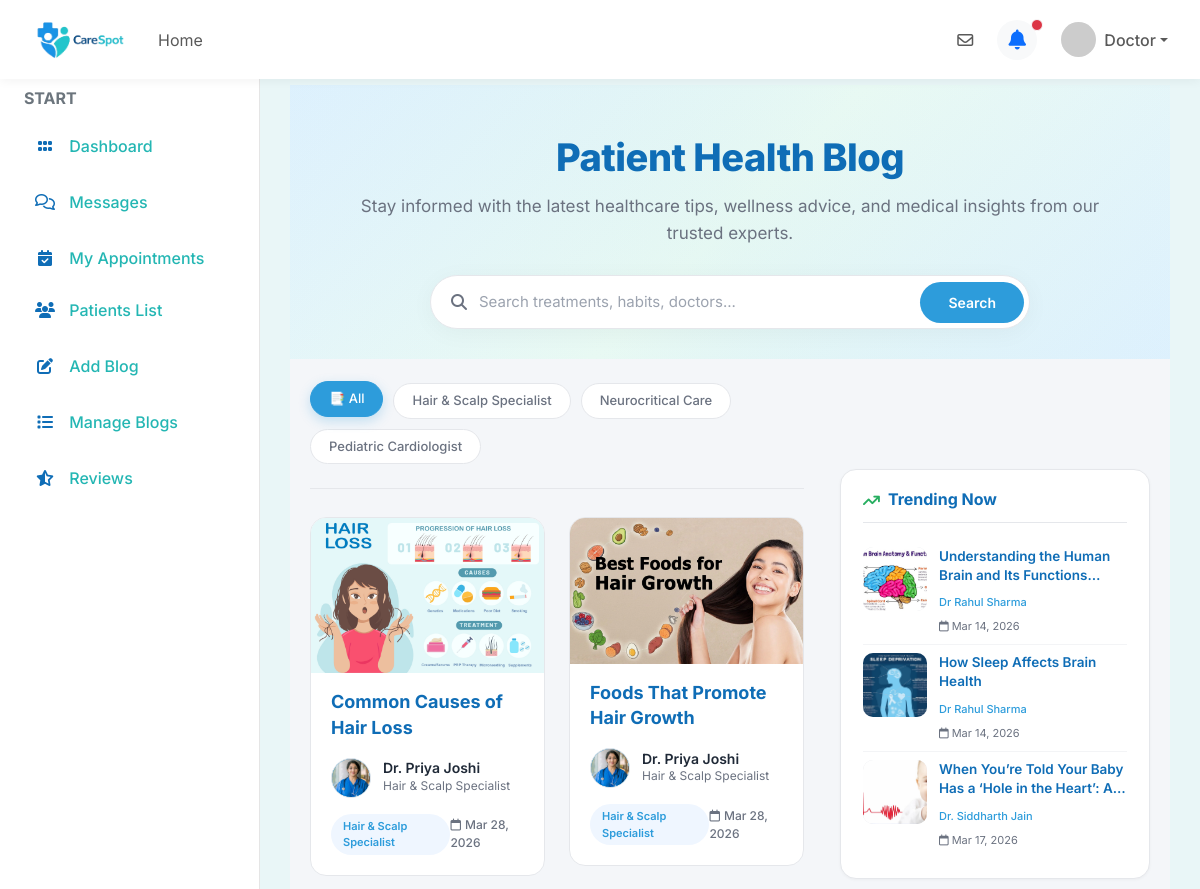
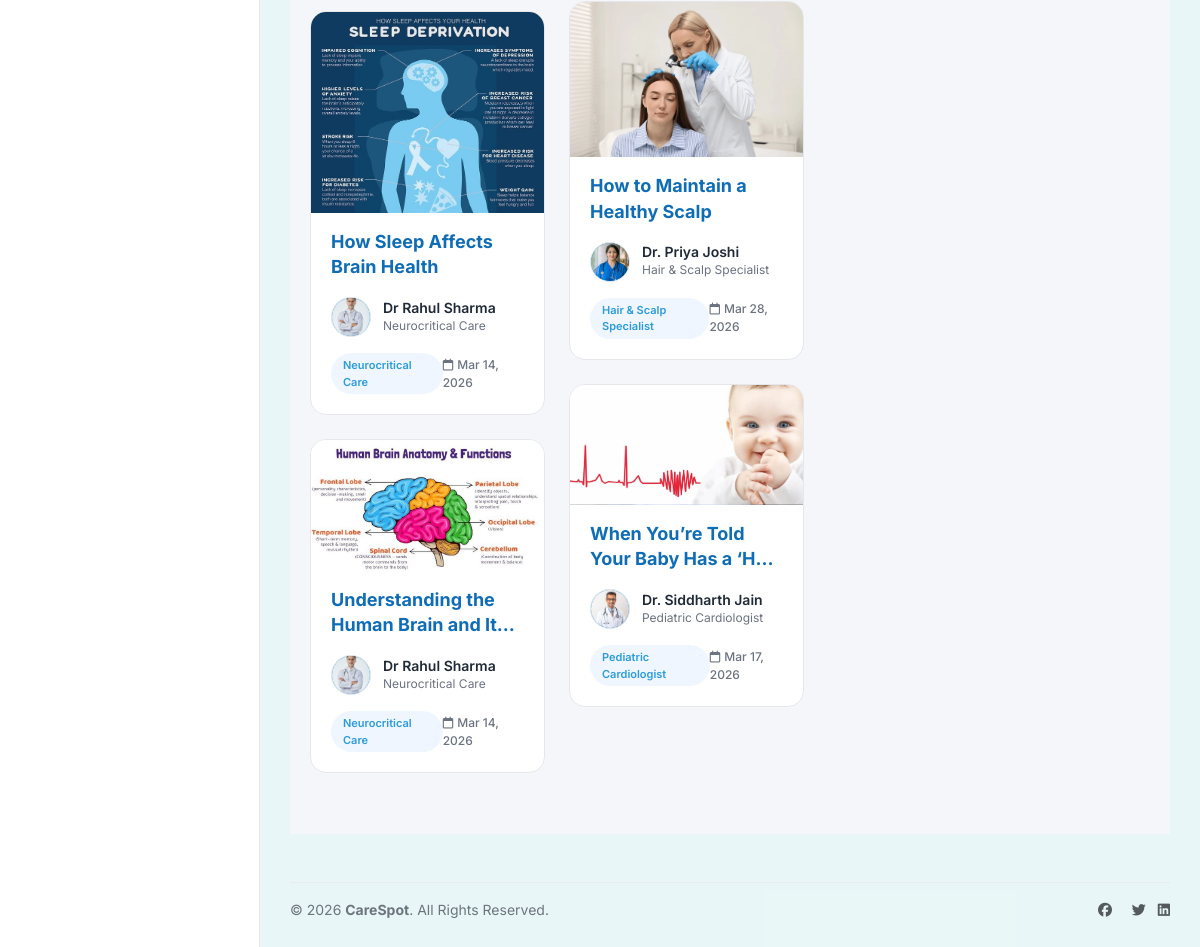
/patientBlogs/, run on an earlier commit of the app's database (2 pictures, top to bottom).
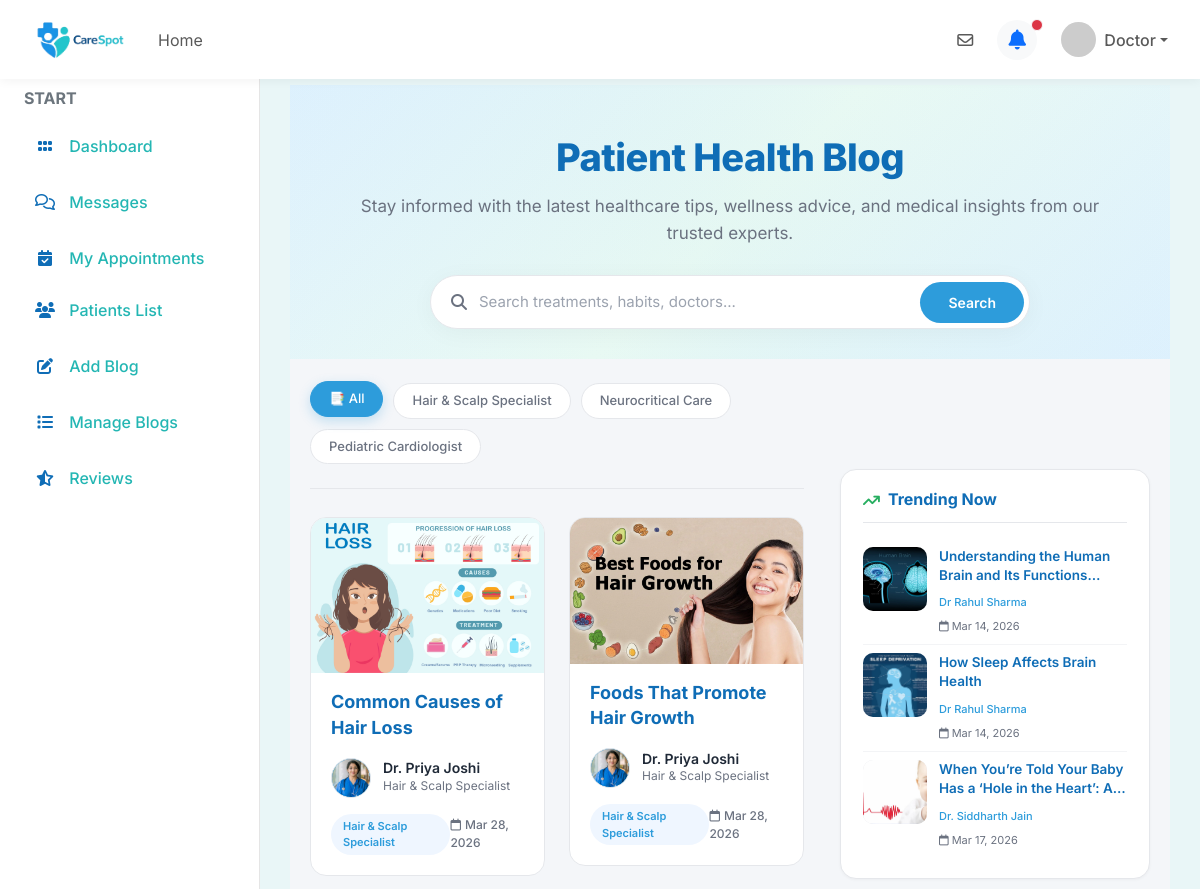
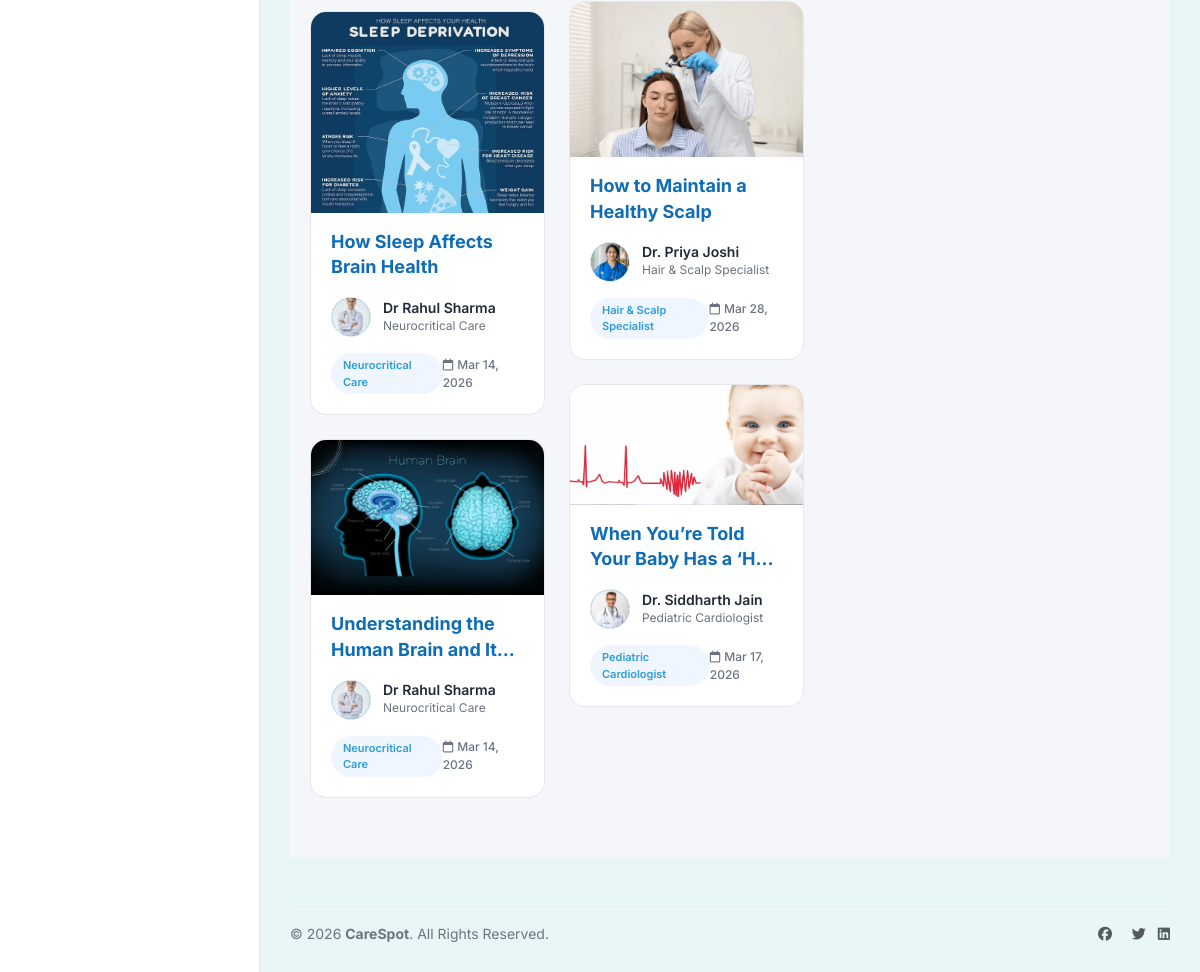
And on a later commit of the database (2 pictures, top to bottom).
### user/models.py (models this page shows, shortened)
class tblSubcategory(models.Model):
    subcategoryID=models.AutoField(primary_key=True)
    subcategoryName=models.TextField(max_length=50)
    CategoryID=models.ForeignKey(tblCategory,on_delete=models.CASCADE)

class tblDoctorPost(models.Model):
    doctorPostID=models.AutoField(primary_key=True)
    doctorID=models.ForeignKey(tblDoctor,on_delete=models.CASCADE)
    title=models.TextField(max_length=100)
    description=models.TextField(max_length=500)
    thumbnail=models.ImageField(upload_to='images/')
    createDT=models.DateTimeField(auto_now_add=True)

class tblDoctor(models.Model):
    doctorID=models.AutoField(primary_key=True)
    userID=models.ForeignKey(tblUser,on_delete=models.CASCADE)
    displayName=models.TextField(max_length=50)
    displayContact=models.TextField(max_length=15)
    bio=models.TextField(max_length=500)
    subcategoryID=models.ForeignKey(tblSubcategory,on_delete=models.CASCADE)
    displayAddress=models.TextField(max_length=100)
    yearOfExperience=models.IntegerField()
    licenseNo=models.TextField(max_length=50)
    documents=models.FileField(upload_to='doctor_documents/')
    mode=models.IntegerField(default=1)
    consultationFees=models.DecimalField(max_digits=10, decimal_places=2, default=10.00)
    approval_status = models.CharField(max_length=20, default='pending', choices=[('pending', 'Pending'), ('approved', 'Approved'), ('rejected', 'Rejected')])

class tblUser(models.Model):
    userID=models.AutoField(primary_key=True)
    userName=models.TextField(max_length=50)
    password=models.TextField(max_length=10)
    registrationDT=models.DateTimeField(auto_now_add=True)
    profilePic=models.ImageField(upload_to='images/')
    email=models.TextField(max_length=100)
    mobileNumber=models.TextField(max_length=15)
    cityID=models.ForeignKey(tblCity,on_delete=models.CASCADE)
    IsDoctor=models.BooleanField(default=False)
    last_seen=models.DateTimeField(null=True, blank=True)

### user/views.py (the view)
# urls.py: path('patientBlogs/',views.patientBlogs , name='patientBlogs'),
def patientBlogs(request):
    user_id = request.session.get('user_id')
    is_following_anyone = False
    user = None
    c = None
    is_patient = False
    if user_id:
        user = tblUser.objects.filter(userID=user_id).first()
        if user:
            c = tblClient.objects.filter(userID=user.userID).first()
            if c:
                is_patient = True
    if is_patient:
        followed = tblFollow.objects.filter(userID=user).values_list('doctorID', flat=True)
        if followed.exists():
            is_following_anyone = True
            blogs = tblDoctorPost.objects.filter(doctorID__in=followed).order_by('?')
        else:
            is_following_anyone = False
            blogs = tblDoctorPost.objects.none()
    else:
        blogs = tblDoctorPost.objects.all().order_by('?')
    all_blog_categories = tblDoctorPost.objects.exclude(
        doctorID__subcategoryID__isnull=True
    ).values_list(
        'doctorID__subcategoryID__subcategoryName', flat=True
    ).distinct().order_by('doctorID__subcategoryID__subcategoryName')
    dynamic_tags = [cat for cat in all_blog_categories if cat]
    search_query = request.GET.get('search', '').strip()
    category_filter = request.GET.get('category', '').strip()
    if search_query:
        blogs = blogs.filter(
            models.Q(title__icontains=search_query) |
            models.Q(description__icontains=search_query) |
            models.Q(doctorID__subcategoryID__subcategoryName__icontains=search_query)
        )
    if category_filter:
        blogs = blogs.filter(
            doctorID__subcategoryID__subcategoryName=category_filter
        )
    trending_blogs = tblDoctorPost.objects.annotate(
        comment_count=models.Count('tblcomments', distinct=True),
        review_count=models.Count('doctorID__tblreview', distinct=True)
    ).order_by('-comment_count', '-review_count')[:3]
    c = None
    is_patient = False
    if user:
        c = tblClient.objects.filter(userID=user.userID).first()
        if c:
            is_patient = True
    if is_patient:
        base_template = 'patient_base.html'
    else:
        base_template = 'base.html'
    data = {
        'blogs': blogs,
        'trending_blogs': trending_blogs,
        'is_following_anyone': is_following_anyone,
        'recent_posts': tblDoctorPost.objects.all().order_by('-createDT')[:5],
        'user': user,
        'client': c,
        'base_template': base_template,
        'is_patient': is_patient,
        'search_query': search_query,
        'dynamic_tags': dynamic_tags,
        'category_filter': category_filter,
    }
    return render(request, 'patient_blogs.html', data)

### user/templates/patient_blogs.html (shortened to what this page needs)
{% extends base_template %}
{% block content %}
<div class="blog-page-wrapper">
  <div class="blog-hero-section">
    <div class="blog-hero-inner">
      <h1>Patient Health Blog</h1>
      <p>Stay informed with the latest healthcare tips, wellness advice, and medical insights from our trusted experts.</p>
      <form method="GET">
        <div class="blog-search-bar">
          <i class="fa-solid fa-magnifying-glass search-icon"></i>
          <input id="autocomplete-input" name="search" type="text" placeholder="Search treatments, habits, doctors..." value="{{ search_query|default_if_none:'' }}" />
          <button type="submit">Search</button>
        </div>
      </form>
    </div>
  </div>
  <div class="blog-page-layout">
    <div class="blog-content-main" id="dynamic-content">
      <div class="blog-categories">
        <a href="?" class="blog-cat-pill {% if not category_filter and not search_query %}active{% endif %}">📑 All</a>
        {% for tag in dynamic_tags %}
          <a href="?category={{ tag|urlencode }}" class="blog-cat-pill {% if category_filter == tag %}active{% endif %}">{{ tag }}</a>
        {% endfor %}
      </div>
      {% if blogs %}
        <div class="masonry-grid">
          {% for blog in blogs %}
          <a href="{% url 'doctorPostDetails' blog.doctorPostID %}" class="masonry-card">
            <div class="masonry-card-img-container">
              {% if blog.thumbnail %}
                <img class="masonry-card-img" src="{{ blog.thumbnail.url }}" alt="{{ blog.title }}" onerror="this.src='https://images.unsplash.com/photo-1576091160399-112ba8d25d1d?w=800&auto=format&fit=crop&q=60';" />
              {% else %}
                <img class="masonry-card-img" src="https://images.unsplash.com/photo-1576091160399-112ba8d25d1d?w=800&auto=format&fit=crop&q=60" alt="Healthcare" />
              {% endif %}
            </div>
            <div class="masonry-card-content">
              <div class="masonry-card-topic">
                <h3>{{ blog.title }}</h3>
              </div>
              <div class="masonry-card-doctor">
                {% if blog.doctorID.userID.profilePic %}
                  <img class="masonry-card-doctor-avatar" src="{{ blog.doctorID.userID.profilePic.url }}" alt="{{ blog.doctorID.displayName }}" onerror="this.style.display='none';this.nextElementSibling.style.display='flex';" />
                {% else %}
                  <div class="masonry-card-doctor-avatar-placeholder">{{ blog.doctorID.displayName|make_list|first|upper }}</div>
                {% endif %}
                <div>
                  <div class="masonry-card-doctor-name">{{ blog.doctorID.displayName }}</div>
                  {% if blog.doctorID.subcategoryID %}
                    <div class="masonry-card-doctor-spec">{{ blog.doctorID.subcategoryID.subcategoryName }}</div>
                  {% endif %}
                </div>
              </div>
              <div class="masonry-card-footer">
                {% if blog.doctorID.subcategoryID %}
                  <span class="masonry-card-badge">{{ blog.doctorID.subcategoryID.subcategoryName }}</span>
                {% endif %}
                <span class="card-date"><i class="fa-regular fa-calendar" style="margin-right:4px;"></i>{{ blog.createDT|date:"M d, Y" }}</span>
              </div>
            </div>
          </a>
          {% endfor %}
        </div>
      {% endif %}
    </div>
    <aside class="blog-content-sidebar">
      <div class="blog-widget" style="margin-top: 110px;">
        <h3 class="blog-widget-title"><i class="fa-solid fa-arrow-trend-up" style="color: var(--blog-secondary);"></i> Trending Now</h3>
        <div>
          {% for blog in trending_blogs|slice:":4" %}
          <a href="{% url 'doctorPostDetails' blog.doctorPostID %}" class="trending-item">
            {% if blog.thumbnail %}
              <img src="{{ blog.thumbnail.url }}" class="trending-item-img" alt="{{ blog.title }}" onerror="this.src='https://images.unsplash.com/photo-1576091160399-112ba8d25d1d?w=200&auto=format&fit=crop&q=60';" />
            {% else %}
              <img src="https://images.unsplash.com/photo-1576091160399-112ba8d25d1d?w=200&auto=format&fit=crop&q=60" class="trending-item-img" alt="{{ blog.title }}" />
            {% endif %}
            <div class="trending-item-info">
              <h4>{{ blog.title }}</h4>
              <span class="trending-doctor">{{ blog.doctorID.displayName }}</span>
              <br />
              <span class="trending-date"><i class="fa-regular fa-calendar" style="margin-right:3px;"></i>{{ blog.createDT|date:"M d, Y" }}</span>
            </div>
          </a>
          {% empty %}
            <p style="color: var(--blog-muted); font-size: 13px; margin: 0;">No trending posts found.</p>
          {% endfor %}
        </div>
      </div>
    </aside>
  </div>
</div>
{% endblock %}

What changed in the data, as far as the page shows it:
changed tblDoctorPost "Understanding the Human Brain and…": thumbnail: a different picture
